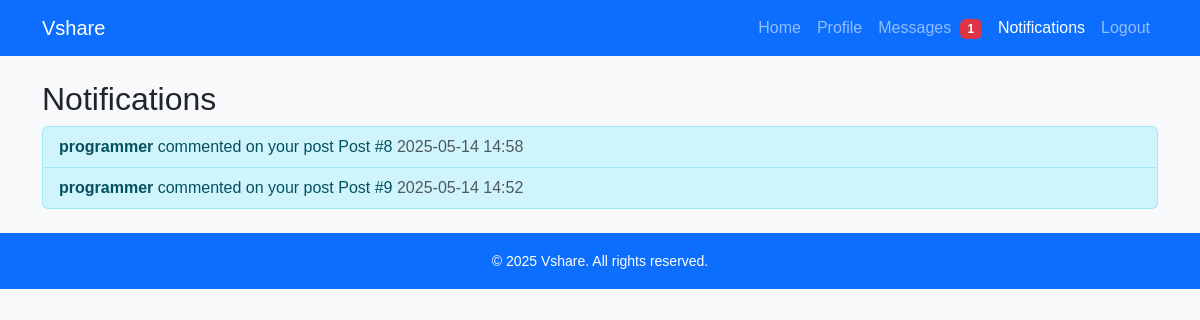
The app's page /notifications/ (signed in) with its own data.
### main/models_notification.py (models this page shows, shortened)
class Notification(models.Model):
    NOTIFICATION_TYPES = (
        ('like', 'Like'),
        ('comment', 'Comment'),
    )
    recipient = models.ForeignKey(User, on_delete=models.CASCADE, related_name='notifications')
    sender = models.ForeignKey(User, on_delete=models.CASCADE, related_name='sent_notifications')
    notification_type = models.CharField(max_length=10, choices=NOTIFICATION_TYPES)
    post = models.ForeignKey(Post, on_delete=models.CASCADE, related_name='notifications')
    is_read = models.BooleanField(default=False)
    timestamp = models.DateTimeField(auto_now_add=True)
    class Meta:
        ordering = ['-timestamp']

### main/models_post_like_fixed.py (models this page shows, shortened)
class Post(models.Model):
    author = models.ForeignKey(User, on_delete=models.CASCADE, related_name='posts')
    content = models.TextField()
    created_at = models.DateTimeField(auto_now_add=True)
    likes = models.ManyToManyField(User, related_name='liked_posts', blank=True)

### main/views_post_like.py (the view)
# urls.py: path('notifications/', views_post_like.notifications, name='notifications'),
@login_required
def notifications(request):
    user = request.user
    notifications = Notification.objects.filter(recipient=user).order_by('-timestamp')
    return render(request, 'notifications.html', {'notifications': notifications})

### main/context_processors.py (called while the page is built)
def unread_message_count(request):
    if request.user.is_authenticated:
        count = Message.objects.filter(receiver=request.user, is_read=False).count()
    else:
        count = 0
    return {'unread_message_count': count}

### templates/notifications.html (shortened to what this page needs)
{% extends "base.html" %}
{% block content %}
    <h2>Notifications</h2>
    <ul class="list-group">
        {% if notifications %}
            {% for notification in notifications %}
                <li class="list-group-item{% if not notification.is_read %} list-group-item-info{% endif %}">
                    <a href="{% url 'post_detail' notification.post.id %}" style="text-decoration:none; color:inherit;">
                        <strong>{{ notification.sender.username }}</strong>
                        {% if notification.notification_type == 'like' %}
                            liked your post
                        {% elif notification.notification_type == 'comment' %}
                            commented on your post
                        {% endif %}
                        Post #{{ notification.post.id }}
                        <span class="text-muted float-right">{{ notification.timestamp|date:"Y-m-d H:i" }}</span>
                    </a>
                </li>
            {% endfor %}
        {% else %}
            <li class="list-group-item">No notifications.</li>
        {% endif %}
    </ul>
{% endblock %}

### static/styles.css (style rules this page uses)
body { font-family: Arial, sans-serif; background-color: #f8f9fa; margin: 0; padding: 0; }

### records on screen
Notification: sender.username "programmer", notification_type "commented on your post", post.id "8", timestamp "2025-05-14 14:58"
Notification: sender.username "programmer", notification_type "commented on your post", post.id "9", timestamp "2025-05-14 14:52"

### other values on screen
{{ unread_message_count }} "1"
